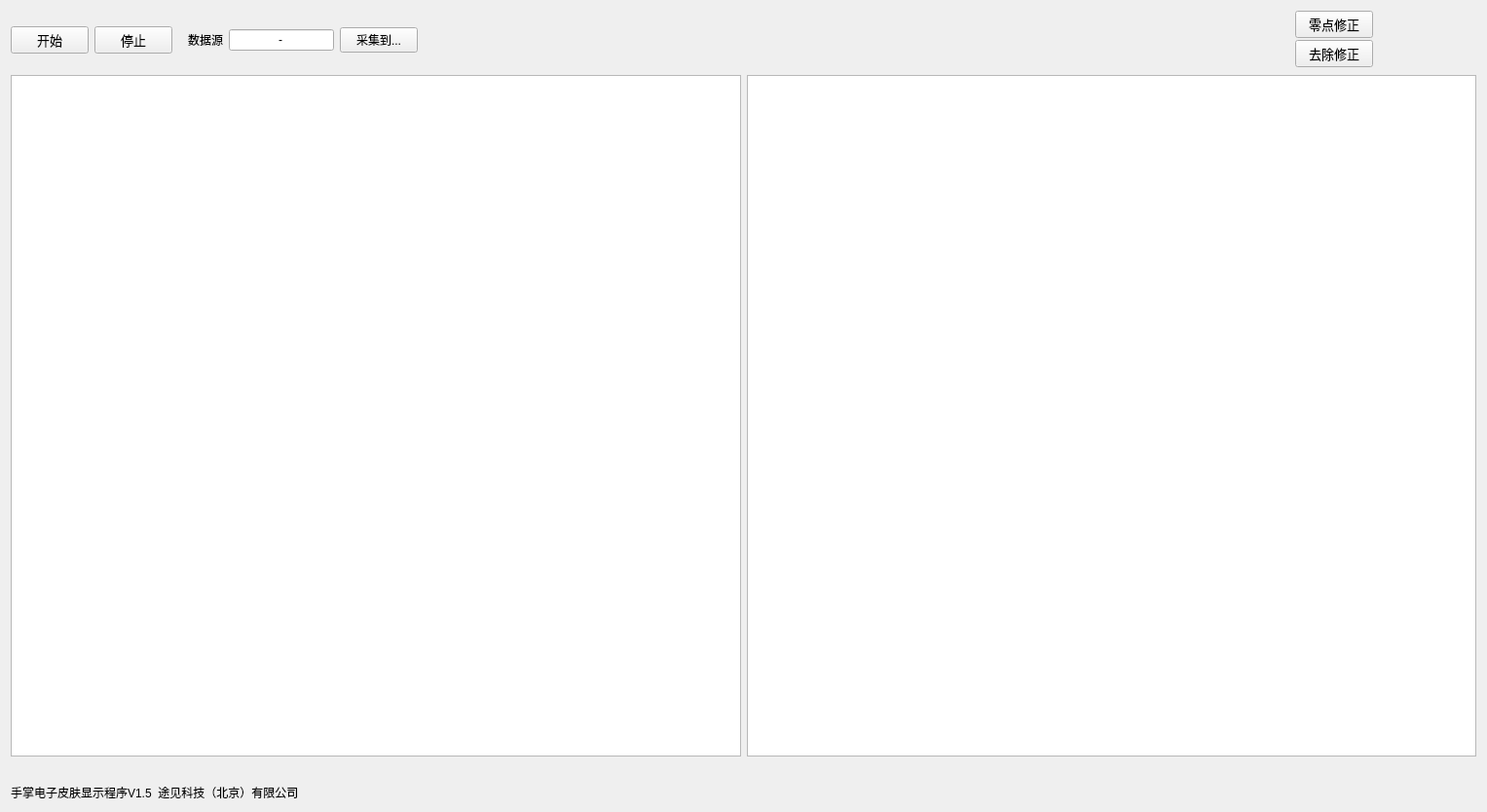
<?xml version="1.0" encoding="UTF-8"?>
<ui version="4.0">
 <class>Form</class>
 <widget class="QWidget" name="Form">
  <property name="geometry">
   <rect>
    <x>0</x>
    <y>0</y>
    <width>1527</width>
    <height>834</height>
   </rect>
  </property>
  <property name="windowTitle">
   <string>Form</string>
  </property>
  <layout class="QGridLayout" name="gridLayout">
   <item row="0" column="0">
    <layout class="QHBoxLayout" name="horizontalLayout">
     <item>
      <widget class="QPushButton" name="button_start">
       <property name="font">
        <font>
         <family>Arial</family>
         <pointsize>10</pointsize>
        </font>
       </property>
       <property name="text">
        <string>开始</string>
       </property>
      </widget>
     </item>
     <item>
      <widget class="QPushButton" name="button_stop">
       <property name="font">
        <font>
         <family>Arial</family>
         <pointsize>10</pointsize>
        </font>
       </property>
       <property name="text">
        <string>停止</string>
       </property>
      </widget>
     </item>
     <item>
      <spacer name="horizontalSpacer">
       <property name="orientation">
        <enum>Qt::Horizontal</enum>
       </property>
       <property name="sizeType">
        <enum>QSizePolicy::Fixed</enum>
       </property>
       <property name="sizeHint" stdset="0">
        <size>
         <width>10</width>
         <height>20</height>
        </size>
       </property>
      </spacer>
     </item>
     <item>
      <widget class="QLabel" name="label_2">
       <property name="text">
        <string>数据源</string>
       </property>
      </widget>
     </item>
     <item>
      <widget class="QLineEdit" name="com_port">
       <property name="sizePolicy">
        <sizepolicy hsizetype="Fixed" vsizetype="Fixed">
         <horstretch>0</horstretch>
         <verstretch>0</verstretch>
        </sizepolicy>
       </property>
       <property name="text">
        <string>-</string>
       </property>
       <property name="alignment">
        <set>Qt::AlignCenter</set>
       </property>
      </widget>
     </item>
     <item>
      <widget class="QPushButton" name="button_save_to">
       <property name="text">
        <string>采集到...</string>
       </property>
      </widget>
     </item>
     <item>
      <spacer name="horizontalSpacer_3">
       <property name="orientation">
        <enum>Qt::Horizontal</enum>
       </property>
       <property name="sizeHint" stdset="0">
        <size>
         <width>88</width>
         <height>20</height>
        </size>
       </property>
      </spacer>
     </item>
     <item>
      <layout class="QVBoxLayout" name="verticalLayout_6">
       <property name="spacing">
        <number>2</number>
       </property>
       <item>
        <widget class="QPushButton" name="button_set_zero">
         <property name="font">
          <font>
           <family>Arial</family>
           <pointsize>10</pointsize>
          </font>
         </property>
         <property name="text">
          <string>零点修正</string>
         </property>
        </widget>
       </item>
       <item>
        <widget class="QPushButton" name="button_abandon_zero">
         <property name="font">
          <font>
           <family>Arial</family>
           <pointsize>10</pointsize>
          </font>
         </property>
         <property name="text">
          <string>去除修正</string>
         </property>
        </widget>
       </item>
      </layout>
     </item>
     <item>
      <widget class="QLabel" name="label_logo">
       <property name="sizePolicy">
        <sizepolicy hsizetype="Fixed" vsizetype="Fixed">
         <horstretch>30</horstretch>
         <verstretch>2</verstretch>
        </sizepolicy>
       </property>
       <property name="minimumSize">
        <size>
         <width>100</width>
         <height>60</height>
        </size>
       </property>
       <property name="styleSheet">
        <string notr="true"/>
       </property>
       <property name="text">
        <string/>
       </property>
      </widget>
     </item>
    </layout>
   </item>
   <item row="1" column="0">
    <layout class="QHBoxLayout" name="horizontalLayout_3">
     <item>
      <widget class="GraphicsLayoutWidget" name="fig_image">
       <property name="sizePolicy">
        <sizepolicy hsizetype="Expanding" vsizetype="Expanding">
         <horstretch>0</horstretch>
         <verstretch>0</verstretch>
        </sizepolicy>
       </property>
       <property name="font">
        <font>
         <family>SimSun-ExtB</family>
         <pointsize>16</pointsize>
        </font>
       </property>
      </widget>
     </item>
     <item>
      <widget class="GraphicsLayoutWidget" name="fig_lines">
       <property name="sizePolicy">
        <sizepolicy hsizetype="Expanding" vsizetype="Expanding">
         <horstretch>0</horstretch>
         <verstretch>0</verstretch>
        </sizepolicy>
       </property>
       <property name="font">
        <font>
         <family>SimSun-ExtB</family>
         <pointsize>16</pointsize>
        </font>
       </property>
      </widget>
     </item>
    </layout>
   </item>
   <item row="2" column="0">
    <layout class="QHBoxLayout" name="horizontalLayout_2">
     <item>
      <layout class="QVBoxLayout" name="verticalLayout">
       <item>
        <widget class="QLabel" name="label_output">
         <property name="text">
          <string/>
         </property>
        </widget>
       </item>
       <item>
        <widget class="QLabel" name="label_fixed">
         <property name="text">
          <string>手掌电子皮肤显示程序V1.5  途见科技（北京）有限公司</string>
         </property>
        </widget>
       </item>
      </layout>
     </item>
     <item>
      <widget class="QLabel" name="label">
       <property name="enabled">
        <bool>true</bool>
       </property>
       <property name="minimumSize">
        <size>
         <width>40</width>
         <height>40</height>
        </size>
       </property>
       <property name="maximumSize">
        <size>
         <width>40</width>
         <height>40</height>
        </size>
       </property>
       <property name="text">
        <string/>
       </property>
       <property name="pixmap">
        <pixmap>:/logo/LOGO.png</pixmap>
       </property>
       <property name="scaledContents">
        <bool>true</bool>
       </property>
      </widget>
     </item>
    </layout>
   </item>
  </layout>
 </widget>
 <customwidgets>
  <customwidget>
   <class>GraphicsLayoutWidget</class>
   <extends>QGraphicsView</extends>
   <header location="global">pyqtgraph</header>
  </customwidget>
 </customwidgets>
 <resources/>
 <connections/>
</ui>
